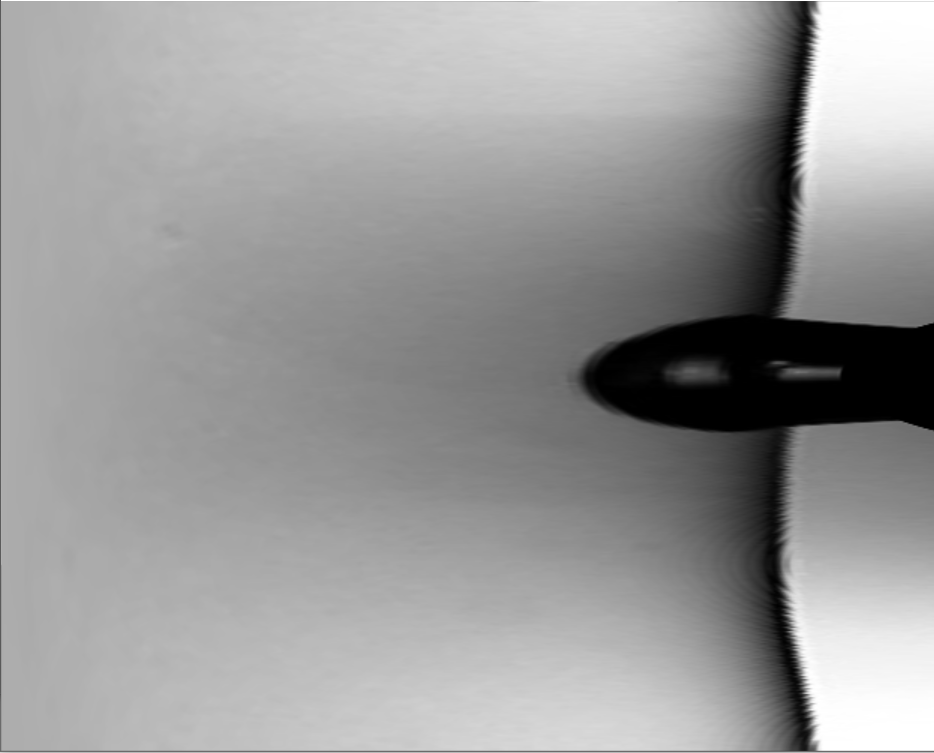
#> input picture image/capture9.png, 934 x 753 px, found by its file name
$ python find_contour.py
#> lines starting #> are read from the running program, lines starting #| are printed output that depends on the picture; after the words box and inside, x2 and y2 are one past the last pixel; in counts of white or black regions, pixels touching at a corner belong together
import cv2

#入力画像
image = cv2.imread('capture9.png')
#> image is the input picture: shape (753, 934, 3); min 0, max 255, mean 154

#画像のサイズ縮小
height = image.shape[0]
#> height = 753
width = image.shape[1]
#> width = 934
image = cv2.resize(image,(round(width*0.5), round(height*0.5)))
#> image: shape (376, 467, 3)

image_copy1 = image.copy()
#グレースケール化
image_copy1 = cv2.cvtColor(image_copy1,cv2.COLOR_BGR2GRAY)

#閾値処理
ret,thresh = cv2.threshold(image_copy1,30,255,cv2.THRESH_BINARY)
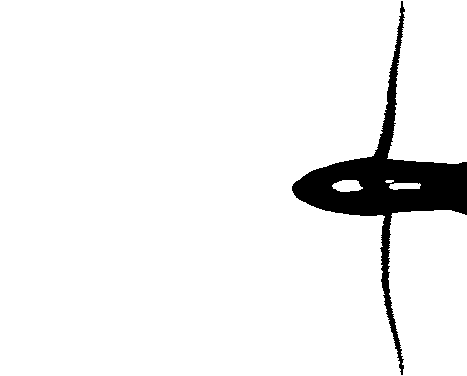
#> thresh: shape (376, 467); 94.3% white; 1 black region
#輪郭検出 （cv2.ChAIN_APPROX_SIMPLE）
contours1, hierarchy1 = cv2.findContours(thresh, cv2.RETR_TREE, cv2.CHAIN_APPROX_SIMPLE)
#> contours1 = 4 contours, 1 with area under 20; largest, box (x1, y1, x2, y2) and area: (0, 0, 467, 376) 163734, (332, 180, 363, 192) 249, (389, 183, 421, 190) 150

#輪郭の描画
cv2.drawContours(image, contours1, -1, (0, 255, 0), 2, cv2.LINE_AA)
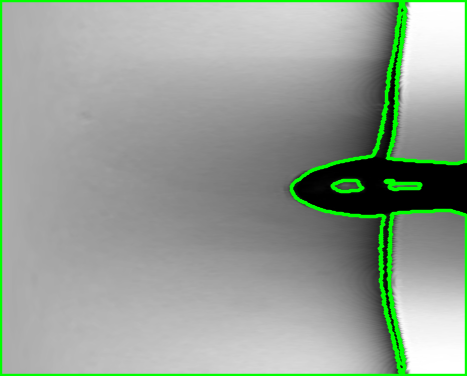
#> image: shape (376, 467, 3); mean B, G, R 149.1, 160.8, 149.1

#実行結果
cv2.imshow('Drawn contours', image)
cv2.imshow('Original', image_copy1)
cv2.waitKey(0)
cv2.destroyAllWindows()

$ run again, with image/capture4.png copied over image/capture9.png
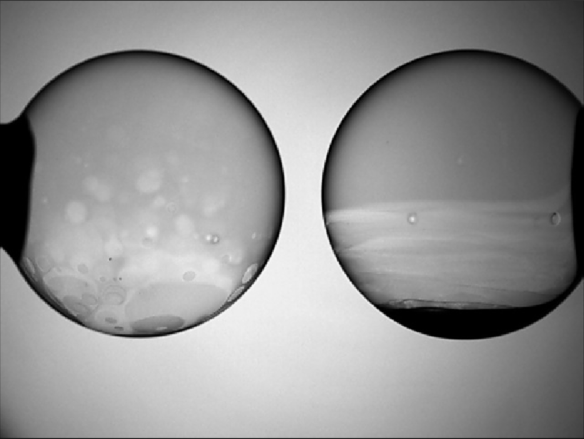
#> input picture image/capture4.png, 1167 x 877 px, found by its file name (shown at 1/2 size)
#> image is the input picture: shape (877, 1167, 3); min 0, max 252, mean 146.5
#> `ret,thresh = cv2.threshold(image_copy1,30,255,cv2.THRESH_BINARY)`:
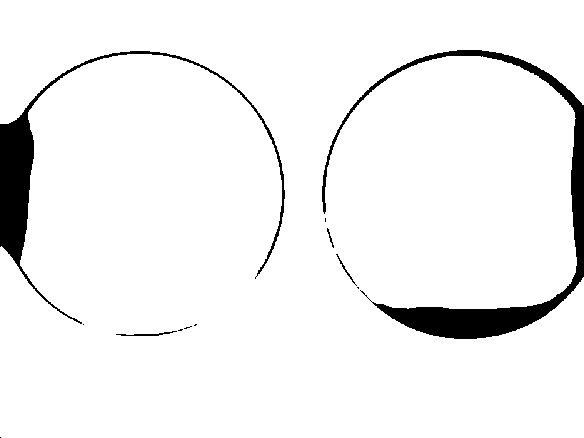
#> thresh: shape (438, 584); 94.7% white; 12 black regions (7 under 20 px)
#> contours1 = 23 contours, 19 with area under 20; largest, box (x1, y1, x2, y2) and area: (0, 0, 584, 438) 240430, (115, 330, 178, 337) 163, (335, 253, 356, 285) 88, (326, 227, 335, 249) 54
#> `cv2.drawContours(image, contours1, -1, (0, 255, 0), 2, cv2.LINE_AA)`:
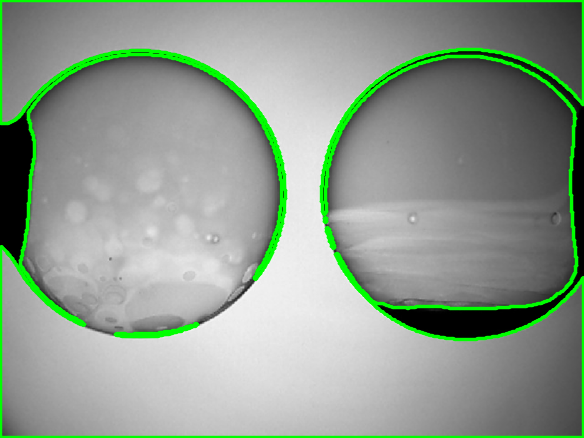
#> image: shape (438, 584, 3); mean B, G, R 142.4, 156.8, 142.4
